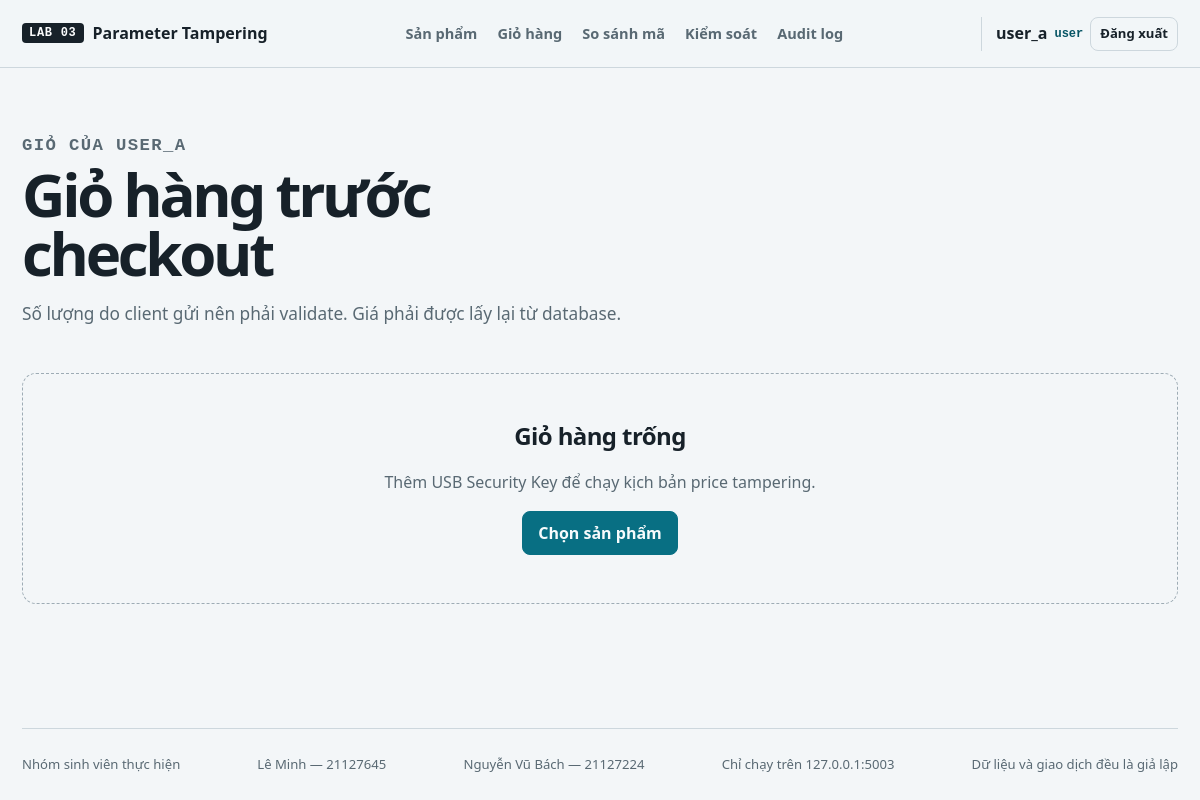
The app's page /cart (signed in) with its own data.
### tables this page shows
CREATE TABLE users (
    id INTEGER PRIMARY KEY,
    username TEXT NOT NULL UNIQUE,
    email TEXT NOT NULL UNIQUE,
    password_hash TEXT NOT NULL,
    role TEXT NOT NULL CHECK (role IN ('user', 'admin')),
    created_at TEXT NOT NULL DEFAULT CURRENT_TIMESTAMP,
    updated_at TEXT NOT NULL DEFAULT CURRENT_TIMESTAMP
);

### app.py (the view)
    @app.get("/cart")
    @login_required
    def cart():
        items = cart_for_user(session["user_id"])
        return render_template("cart.html", cart_items=items, total=sum(item["line_total"] for item in items),
                               current_user=get_user(session["user_id"]))

### auth.py (called while the page is built)
def login_required(view):
    @wraps(view)
    def wrapped(*args, **kwargs):
        if "user_id" not in session:
            return redirect(url_for("login", next=request.full_path.rstrip("?")))
        return view(*args, **kwargs)
    return wrapped

### database.py (called while the page is built)
def _database_path() -> Path:
    path = Path(current_app.config["DATABASE"])
    return path if path.is_absolute() else Path(current_app.root_path, path)

def get_db() -> sqlite3.Connection:
    if "db" not in g:
        g.db = sqlite3.connect(_database_path())
        g.db.row_factory = sqlite3.Row
        g.db.execute("PRAGMA foreign_keys = ON")
    return g.db

def query_one(sql: str, parameters: tuple = ()):
    return get_db().execute(sql, parameters).fetchone()

def query_all(sql: str, parameters: tuple = ()):
    return get_db().execute(sql, parameters).fetchall()

### services.py (called while the page is built)
def get_user(user_id: int) -> dict | None:
    row = query_one("SELECT id, username, email, role, created_at, updated_at FROM users WHERE id = ?", (user_id,))
    return dict(row) if row else None

def cart_for_user(user_id: int) -> list[dict]:
    return [dict(row) for row in query_all(
        """SELECT c.id, c.user_id, c.product_id, c.quantity, p.name, p.price_vnd,
                  c.quantity * p.price_vnd AS line_total
           FROM cart_items AS c JOIN products AS p ON p.id = c.product_id
           WHERE c.user_id = ? ORDER BY c.id""",
        (user_id,),
    )]

### templates/cart.html
{% extends 'base.html' %}{% block title %}Giỏ hàng | Lab 03{% endblock %}
{% block content %}<section class="page-intro"><p class="eyebrow">Giỏ của {{ current_user.username|default(session.get('username', 'người dùng') if session is defined else 'người dùng') }}</p><h1>Giỏ hàng trước checkout</h1><p>Số lượng do client gửi nên phải validate. Giá phải được lấy lại từ database.</p></section>
{% set items = cart_items|default(cart|default([], true), true) %}{% if items %}<div class="data-table-wrap"><table><caption class="sr-only">Sản phẩm trong giỏ</caption><thead><tr><th>Sản phẩm</th><th>Giá database</th><th>Số lượng</th><th>Tạm tính</th></tr></thead><tbody>{% for item in items %}<tr><td><strong>{{ item.name|default(item.product_name) }}</strong><small>ID {{ item.product_id }}</small></td><td>{{ '{:,.0f}'.format(item.price_vnd|default(item.price|default(0))) }} VND</td><td><form class="inline-form" method="post" action="/cart/update"><input type="hidden" name="product_id" value="{{ item.product_id }}"><input class="compact-input" aria-label="Số lượng {{ item.name|default(item.product_name) }}" type="number" name="quantity" min="0" max="10" value="{{ item.quantity }}"><button class="button button-quiet" type="submit">Cập nhật</button></form></td><td>{{ '{:,.0f}'.format(item.line_total|default((item.price_vnd|default(item.price|default(0))) * item.quantity)) }} VND</td></tr>{% endfor %}</tbody><tfoot><tr><th colspan="3">Tổng hiển thị</th><td>{{ '{:,.0f}'.format(total|default(cart_total|default(0))) }} VND</td></tr></tfoot></table></div><div class="checkout-choice"><a class="button button-danger" href="/vulnerable/checkout">Checkout vulnerable</a><a class="button" href="/secure/checkout">Checkout secure</a></div>{% else %}<div class="empty-state"><h2>Giỏ hàng trống</h2><p>Thêm USB Security Key để chạy kịch bản price tampering.</p><a class="button" href="/products">Chọn sản phẩm</a></div>{% endif %}{% endblock %}

### templates/base.html (shortened to what this page needs)
<!doctype html>
<html lang="vi">
<head>
  <link rel="stylesheet" href="{{ url_for('static', filename='css/style.css') }}">
  <link rel="stylesheet" href="{{ url_for('static', filename='css/presentation.css') }}">
</head>
<body data-mode="{{ session.get('lab_mode', 'secure') if session is defined else 'secure' }}">
  <header class="site-header">
    <a class="brand" href="/" aria-label="Trang chủ Lab 03"><span>LAB 03</span> Parameter Tampering</a>
    <nav id="primary-nav" class="primary-nav" aria-label="Điều hướng chính">
      <a href="/products">Sản phẩm</a><a href="/cart">Giỏ hàng</a><a href="/comparison">So sánh mã</a><a href="/security-controls">Kiểm soát</a><a href="/audit-logs">Audit log</a>
    </nav>
    <div class="session-chip">
      {% if session is defined and session.get('user_id') %}
        <span>{{ session.get('username', 'user') }}</span><b>{{ session.get('role', 'user') }}</b>
        <form method="post" action="/logout"><button class="button button-quiet" type="submit">Đăng xuất</button></form>
      {% else %}<a class="button button-quiet" href="/login">Đăng nhập</a>{% endif %}
    </div>
  </header>
  <main id="main-content" tabindex="-1">
    {% block content %}{% endblock %}
  </main>
  <footer class="site-footer"><span>Nhóm sinh viên thực hiện</span><span>Lê Minh — 21127645</span><span>Nguyễn Vũ Bách — 21127224</span><span>Chỉ chạy trên 127.0.0.1:5003</span><span>Dữ liệu và giao dịch đều là giả lập</span></footer>
</body>
</html>

### static/css/style.css (style rules this page uses)
:root { color-scheme:light; --bg:#f3f6f8;--surface:#fbfcfd;--surface-2:#e9eef2;--ink:#172129;--muted:#596973;--line:#cdd7dd; --accent:#086f83;--accent-dark:#075565;--accent-soft:#d8eef2;--danger:#a32e35;--danger-soft:#f7e2e3; --safe:#16704a;--safe-soft:#dff2e8;--warning:#96600a;--warning-soft:#f6ebd5;--shadow:0 14px 36px rgb(20 53 64 / .08); --radius:14px;--radius-control:8px;--mono:"Cascadia Code","SFMono-Regular",Consolas,monospace;--sans:Segoe UI,Arial,sans-serif; }
* { box-sizing:border-box }
html { scroll-behavior:smooth }
body { margin:0;background:var(--bg);color:var(--ink);font:16px/1.55 var(--sans) }
button,input,select,textarea { font:inherit }
a { color:var(--accent-dark) }
h1,h2,h3,p { margin-top:0 }
h1 { max-width:16ch;margin-bottom:18px;font-size:clamp(2.4rem,6vw,5.3rem);font-weight:750;letter-spacing:-.055em;line-height:.98 }
h2 { letter-spacing:-.025em;line-height:1.15 }
form { margin:0 }
.site-header { position:sticky;top:0;z-index:20;display:grid;grid-template-columns:auto 1fr auto;align-items:center;gap:28px;min-height:68px;padding:10px max(22px,calc((100vw - 1380px)/2));border-bottom:1px solid var(--line);background:rgb(243 246 248 / .96) }
.brand { display:flex;align-items:center;gap:9px;color:var(--ink);font-weight:750;text-decoration:none;white-space:nowrap }
.brand span { padding:3px 7px;background:var(--ink);color:var(--surface);border-radius:4px;font:700 .75rem var(--mono);letter-spacing:.06em }
.primary-nav { display:flex;justify-content:center;gap:20px }
.primary-nav a { color:var(--muted);font-size:.91rem;font-weight:650;text-decoration:none;white-space:nowrap }
.session-chip { display:flex;align-items:center;gap:7px;padding-left:14px;border-left:1px solid var(--line);white-space:nowrap }
.session-chip span { font-weight:700 }
.session-chip b { color:var(--accent-dark);font:700 .75rem var(--mono) }
.session-chip form { display:inline }
main { width:min(1380px,calc(100% - 44px));min-height:calc(100dvh - 140px);margin:0 auto;padding:48px 0 80px }
.site-footer { display:flex;justify-content:space-between;gap:18px;width:min(1380px,calc(100% - 44px));margin:auto;padding:25px 0;border-top:1px solid var(--line);color:var(--muted);font-size:.82rem }
.eyebrow,.lab-header .mode-label,.result-banner>span,.trace-header>div>span,.inspector header div>span,.request-console header div>span { display:block;margin-bottom:10px;color:var(--accent-dark);font:750 .73rem var(--mono);letter-spacing:.08em;text-transform:uppercase }
.lede,.page-intro>p,.section-heading>p { max-width:65ch;color:var(--muted);font-size:1.08rem }
.page-intro { max-width:850px;margin:20px 0 46px }
.page-intro h1 { font-size:clamp(2.5rem,5vw,4.8rem) }
.button,button { display:inline-flex;align-items:center;justify-content:center;min-height:42px;padding:9px 15px;border:1px solid var(--accent);border-radius:var(--radius-control);background:var(--accent);color:#f7fbfc;font-weight:700;text-decoration:none;cursor:pointer }
.button-quiet { min-height:34px;padding:5px 9px;border-color:var(--line);background:transparent;color:var(--ink);font-size:.82rem }
.empty-state { width:100%;padding:48px;border:1px dashed #9eacb5;border-radius:var(--radius);text-align:center }
.empty-state p { color:var(--muted) }

### records on screen
users: get "user_a", get "user", username "USER_A"
